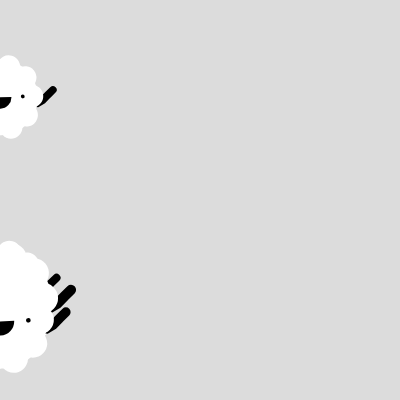
Frame 1 (no input)
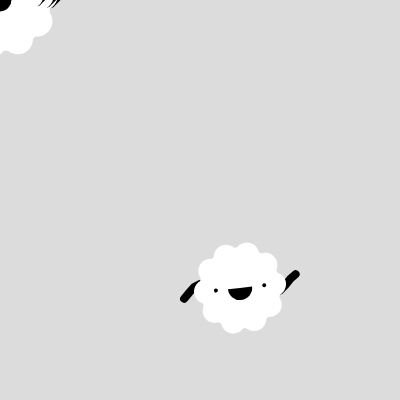
Frame 60 (no input)
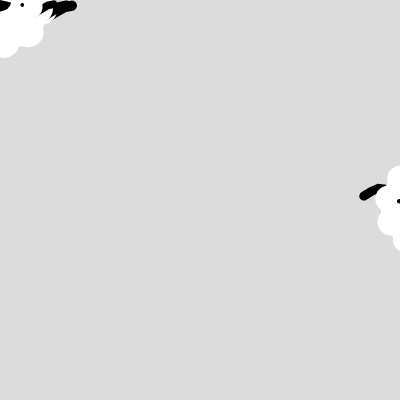
Frame 120 (the mouse pressed at the canvas centre since frame 60)

The p5.js sketch that drew these frames (run headless with seeded random() and noise() and a simulated clock; from frame 60 on, the mouse is pressed at the canvas centre):

// p5.js sketch
// ── sketch.js

// let x;
// let y;
// let speedX, s;
// let x2, y2, s2, speedX2;

let x = [];
let y = [];
let s = [];
let speedX = [];

let n = 4; // number of clouds

function setup() {
  createCanvas(400, 400);

  // set up variables
  // x[0] = 0;
  // y[0] = random(height);
  // s[0] = random(0.5, 2);

  // // changes speed depending on cloud size
  // speedX[0] = map(s, 0.5, 2, 5, 0.5);

  // // cloud 2
  // x[1] = 0;
  // y[1] = random(height);
  // s[1] = random(0.5, 2);

  // // changes speed depending on cloud size
  // speedX[1] = map(s, 0.5, 2, 5, 0.5);

  for(let i=0; i<n; i++){
    x[i] = 0;
    y[i] = random(height);
    s[i] = random(0.5, 2);

    // changes speed depending on cloud size
    speedX[i] = map(s, 0.5, 2, 5, 0.5);

    

  }

}

function mousePressed(){
  x.push(mouseX);
  y.push(mouseY);
  s.push(random(0.5, 2));
  let index = x.length - 1;
  speedX.push(map(s[index], 0.5, 2, 5, 0.5));
}

function draw() {
  background(220);

  for(let i=0; i<x.length; i++){

    drawCloud(x[i], y[i], s[i]);

    x[i] += speedX[i];
    y[i] = y[i] + map (sin(frameCount * 0.1), -1, 1, -5*s[i], 5*s[i]);

    if(x[i] > width * 1.2){
    // x[i] = -50;
      x.splice(i, 1);
      y.splice(i, 1);
      s.splice(i, 1);
      speedX.splice(i, 1);
    }


  }

  // draw the cloud
  // drawCloud(x[0], y[0], s[0]);
  // drawCloud(x[1], y[1], s[1]);

  // updating movement variables
  // x[0] += speedX[0];
  // y[0] = y[0] + map (sin(frameCount * 0.1), -1, 1, -5*s[0], 5*s[0]);
  // x[1] += speedX[1];
  // y[1] = y[1] + map (sin(frameCount * 0.1), -1, 1, -5*s[1], 5*s[1]);

  // if(x[0] > width * 1.2){
  //   x[0] = -50;
  // }

  // if(x[1] > width * 1.2){
  //   x[1] = -50;
  // }


}

function drawCloud(x, y, s) {
  push();
  translate(x, y);
//swing
  let angle = map(sin(frameCount * 0.05), -1, 1, PI / 4, -PI / 4)
  rotate(angle);
//size
  scale(s);
  drawArms();
  noStroke();
//body
  fill(255);
  circle(0, 0, 100);
//around body
  for (let angle = 0; angle < 2 * PI; angle += PI / 5) {
    push();
    rotate(angle);
    fill(255);
    circle(100 / 2 - 8, 0, 30);
    pop();
  }
  drawFace();
  pop();

}
function drawArms() {
  //arms
  beginShape();
  let lineLength2 = 70;
  noFill();
  for (let i = -lineLength2; i <= lineLength2; i += lineLength2 / 10) {
    strokeWeight(10);
    let v = 10 * sin(frameCount * 0.1 - i);
    vertex(i, v);
  }
  endShape();
}

function drawFace() {
  //face
  fill(0);
  circle(0 - 30, 0, 5);
  circle(0 + 30, 0, 5);
  arc(0, 0, 30, 30, 0, PI);
}
